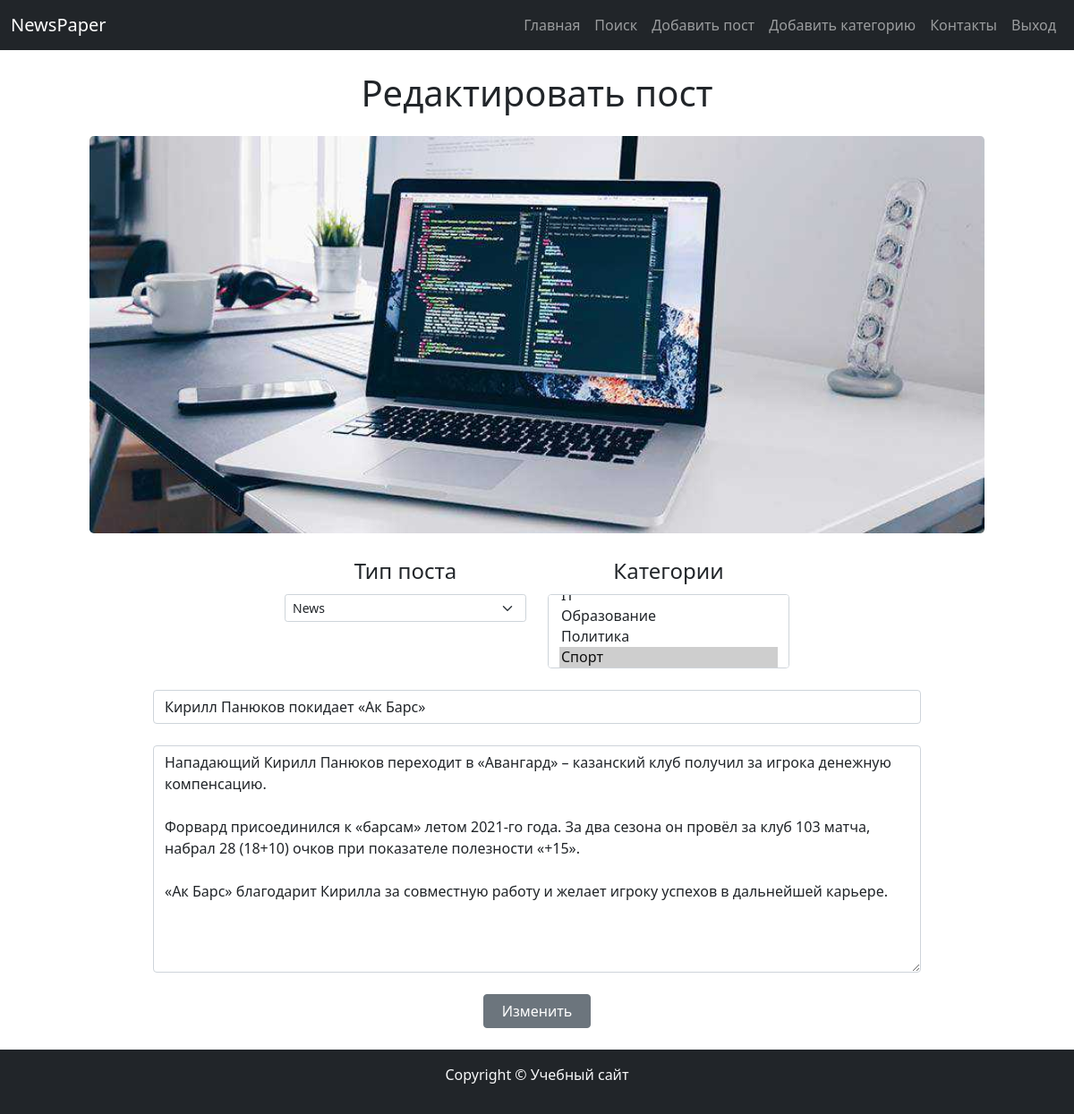
Page /2/edit/ (signed in) on the committed database.
### news/models.py (models this page shows, shortened)
class Post(models.Model, Attitude):
    author = models.ForeignKey(Author, on_delete=models.CASCADE)
    type = models.CharField(max_length=1,
                            choices=[('N', 'News'), ('A', 'Article')],
                            default='A')
    publish_time = models.DateTimeField(auto_now_add=True)
    category = models.ManyToManyField(Category, through='PostCategory')
    title = models.CharField(max_length=150)
    text = models.TextField()
    rating = models.IntegerField(default=0)
    voted = models.ManyToManyField(User, through='PostVote')

### news/views.py (the view)
# urls.py: path('<int:pk>/edit/', PostUpdateView.as_view(), name='post_update'),
class PostUpdateView(PermissionRequiredMixin, LoginRequiredMixin, UpdateView):
    permission_required = ('news.change_post',)
    model = Post
    template_name = 'news/postAdd.html'
    form_class = PostForm
    extra_context = {'menu': menu}
    def dispatch(self, request, *args, **kwargs):
        post = self.get_object()
        if post.author.author_user != request.user:
            raise PermissionDenied
        return super().dispatch(request, *args, **kwargs)

### news/forms.py
class PostForm(forms.ModelForm):
    class Meta:
        model = Post
        fields = ['type', 'category', 'title', 'text']
        labels = {
            'type': 'Тип поста',
            'category': 'Категории',
            'title': 'Title',
            'text': 'Text'
        }
        widgets = {
            'type': forms.Select(attrs={'class': 'form-select form-select-sm'}),
            'title': forms.TextInput(attrs={'class': 'form-control',
                                            'placeholder': 'Введите заголовок...'}),
            'text': forms.Textarea(attrs={'class': 'form-control',
                                          'placeholder': 'Введите текст...'}),
            'category': forms.SelectMultiple(attrs={'class': 'form-control', 'size': 3}),
        }

### news/models.py (called while the page is built)
    def __str__(self):
        return self.name

### news/templatetags/news/custom_filters.py (called while the page is built)
@register.filter(name="is_author")
def has_group(user):
    return user.groups.filter(name='authors').exists()

### news/templates/news/postAdd.html (shortened to what this page needs)
{% extends 'news/default.html' %}
{% load static %}
{% block content %}
    <h1 class="my-3 my-lg-4">{% if 'edit' in request.path %}Редактировать{% else %}Добавить{% endif %} пост</h1>
    {% block image %}
        <img class="img" src={% static 'news/assets/post.jpg' %} alt="Картинка" width="100%">
    {% endblock %}
    <form method="post" class="mt-4">
        <div class="row justify-content-center align-content-between">
            {% for i in form %}
                {% if i.label == 'Text' or i.label == 'Title' %}
                    <div class="col-md-9 col-sm-10 col-12 mt-4 align-content-center">
                        {{ i }}
                    </div>
                {% else %}
                    <div class="col-6 col-sm-5 col-md-3">
                        <label class="form-label fs-4" for="id_{{ i.name }}">{{ i.label }}</label>
                        {{ i }}
                    </div>
                {% endif %}
            {% endfor %}
        </div>
        <button type="submit" class="btn btn-block btn-secondary my-4" style="width: 120px">{% if 'edit' in request.path %}Изменить{% else %}
            Добавить{% endif %}</button>
    </form>
{% endblock %}

### rows in the picture
Post: form "News", form "Кирилл Панюков покидает «Ак Барс»" "Нападающий Кирилл Панюков переходит в «Авангард» – казанский клуб получил за игрока денежную компенсацию. Форвард присоединился к «барсам» летом 2021-го года. За два сезона он провёл за клуб 103 матча, набрал 28 (18+10) очков при показателе полезности «+15». «Ак Барс» благодарит Кирилла за совместную работу и желает игроку успехов в дальнейшей карьере."

### other values in the picture
{{ item.title }} "Главная" "Поиск"
{{ item.title }} "Добавить пост"
{{ item.title }} "Добавить категорию"
{{ item.title }} "Контакты"
{{ item.title }} "Выход"
{{ i.label }} "Тип поста" "Категории"
